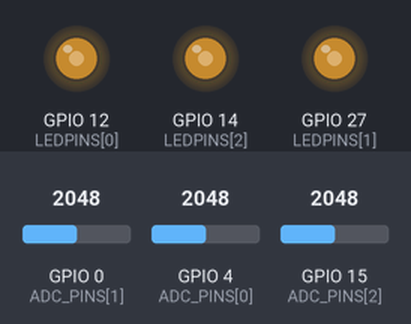
This sketch was run on a simulated ESP32. Parts: output pins drawn as LEDs (lit = HIGH). The test bench sets the inputs (shaded band); at power-on: GPIO 0 (ADC_PINS[1]) = 2048, GPIO 4 (ADC_PINS[0]) = 2048, GPIO 15 (ADC_PINS[2]) = 2048.

Above: at 1.2 s.
1.3 s: GPIO 0 (ADC_PINS[1]) set to 1228
At 1.6 s:
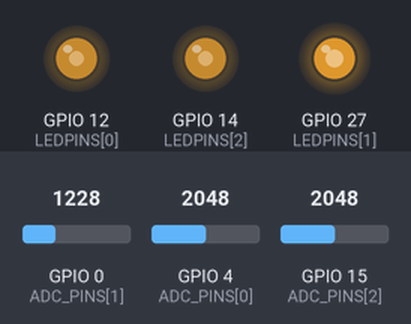
2.8 s: GPIO 4 (ADC_PINS[0]) set to 1228
At 3.7 s:
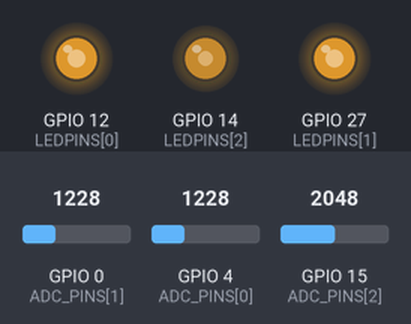
4.3 s: GPIO 15 (ADC_PINS[2]) set to 1228
At 5.1 s:
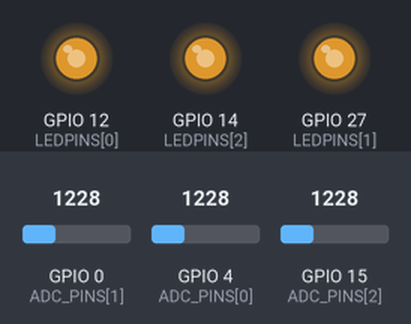
5.8 s: GPIO 0 (ADC_PINS[1]) set to 491
At 7.0 s:
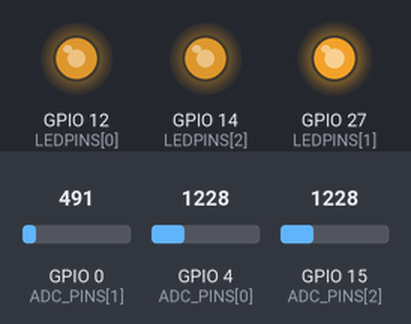
7.3 s: GPIO 4 (ADC_PINS[0]) set to 491
At 8.5 s:
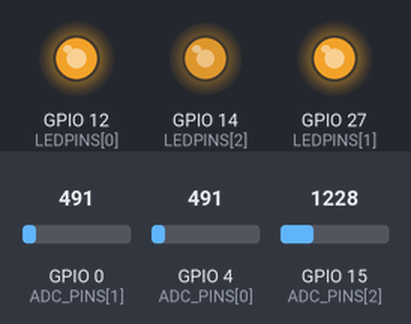
8.8 s: GPIO 15 (ADC_PINS[2]) set to 491
At 9.5 s:
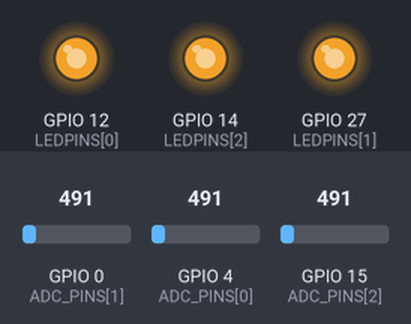
Timing chart, 0 to 11.3 s (numbered marks = the images above; inputs shaded):
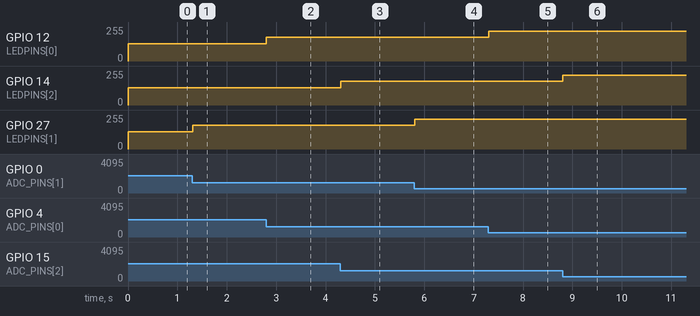

The sketch:

potentiometerColorfulLed.ino
```cpp
const byte LEDPINS[] = {12, 27, 14};
const byte CHANNELS[] = {0, 1, 2};
const byte ADC_PINS[] = {4, 0, 15};
int color[] = {0, 0, 0};

void setup() {
  for(int i = 0; i < 3; i++){
    ledcSetup(CHANNELS[i], 1000, 8);
    ledcAttachPin(LEDPINS[i], CHANNELS[i]);
  }
}

void loop() {
  for(int i = 0; i < 3; i++){
    color[i] = map(analogRead(ADC_PINS[i]), 0, 4096, 0, 255);
    ledcWrite(CHANNELS[i], 256 - color[i]);
  }
  delay(10);
}
```

Measured:
- after the input at 1.3 s, GPIO 27 (LEDPINS[1]): 128/255 → 179/255 at once
- after the input at 2.8 s, GPIO 12 (LEDPINS[0]): 128/255 → 179/255 at once
- after the input at 4.3 s, GPIO 14 (LEDPINS[2]): 128/255 → 179/255 at once
- after the input at 5.8 s, GPIO 27 (LEDPINS[1]): 179/255 → 225/255 at once
- after the input at 7.3 s, GPIO 12 (LEDPINS[0]): 179/255 → 225/255 at once
- after the input at 8.8 s, GPIO 14 (LEDPINS[2]): 179/255 → 225/255 at once
